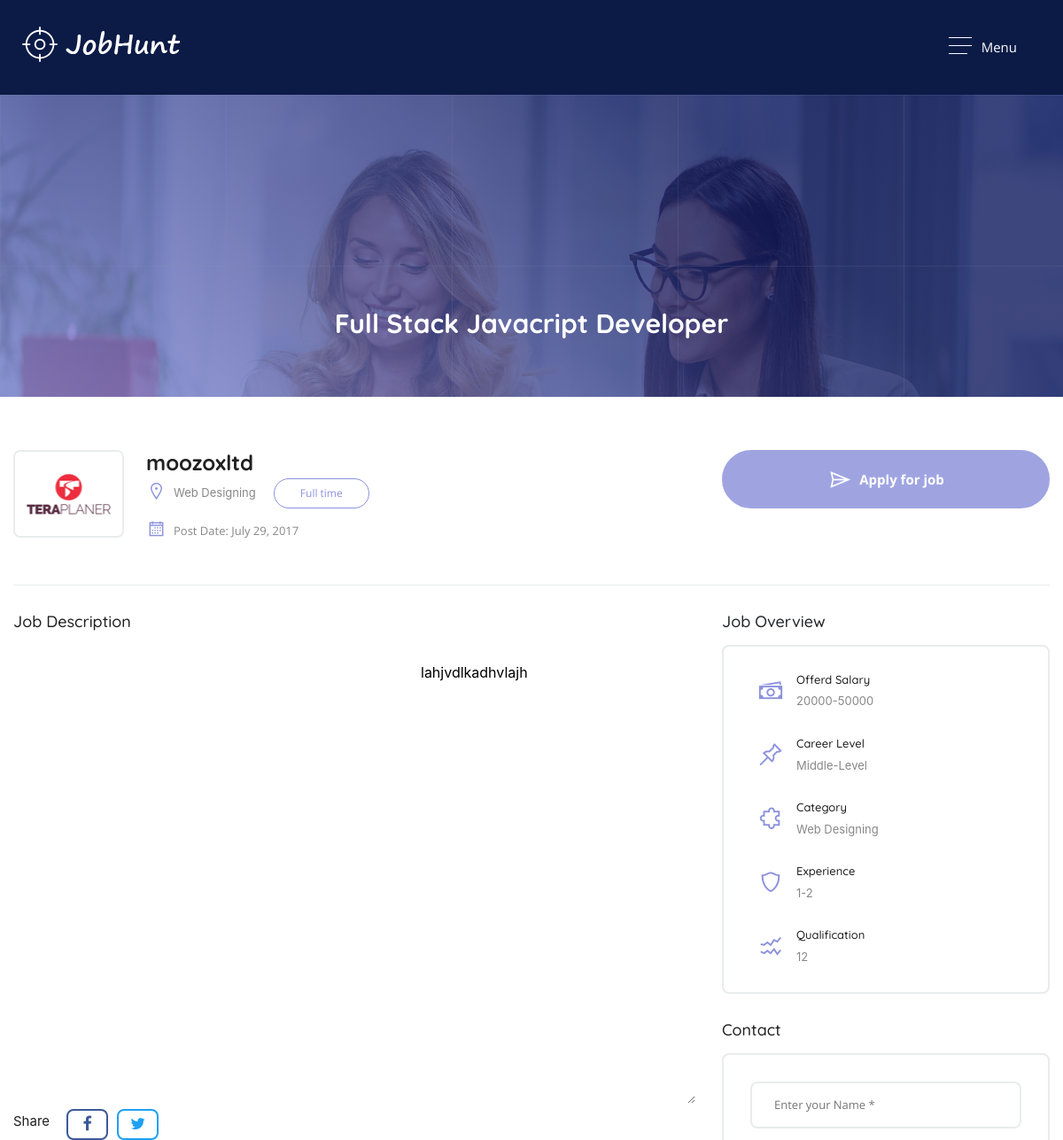
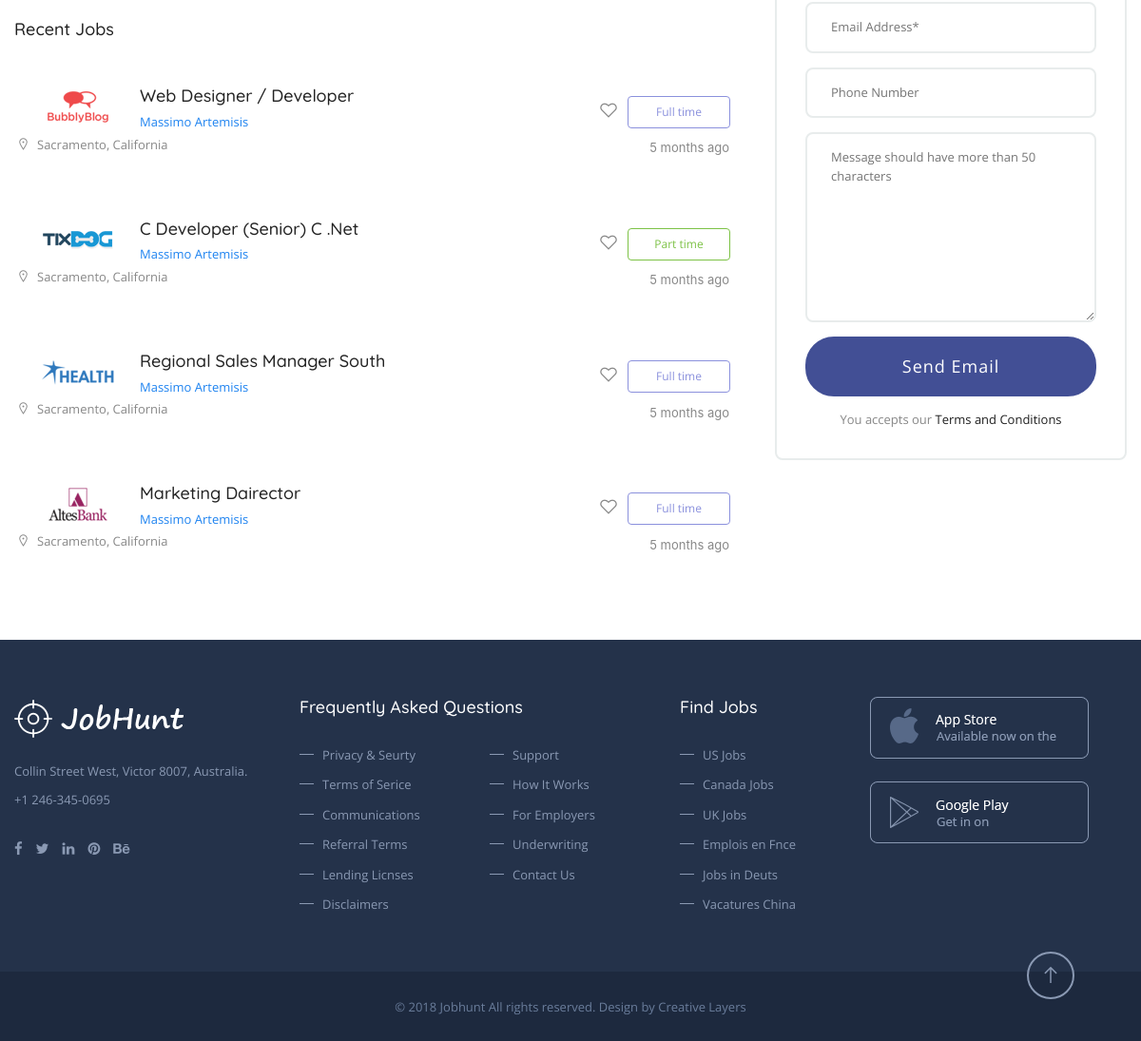
The app's page /jobs/2 with its own data (2 pictures, top to bottom).
### app/models.py (models this page shows, shortened)
class Job(UserMixin,db.Model):
	id=db.Column(db.Integer,primary_key=True)
	title=db.Column(db.String(100))
	jobdesc=db.Column(db.String(10000))
	exp=db.Column(db.String(128))
	qualification=db.Column(db.String(128))
	career_level=db.Column(db.String(128))
	email=db.Column(db.String(128))
	location=db.Column(db.String(50))
	fulltime=db.Column(db.Boolean,default=False)
	salary=db.Column(db.String(100))
	date_posted=db.Column(db.DateTime,default=date.today())
	expiry_date=db.Column(db.DateTime)
	openings=db.Column(db.Integer)
	category=db.Column(db.String(128))
	user_id=db.Column(db.Integer,db.ForeignKey('employer.id'))
	country=db.Column(db.String(100))
	city=db.Column(db.String(100))
	active=db.Column(db.Boolean,default=True);

class Employer(UserMixin,db.Model):
	id = db.Column(db.Integer, primary_key=True)
	name = db.Column(db.String(64), index=True, unique=True, nullable=False)
	email = db.Column(db.String(128), index=True, unique=True, nullable=False)
	password_hash=db.Column(db.String(128), index=True)
	since=db.Column(db.String(64))
	teamSize=db.Column(db.String(64))
	domain=db.Column(db.String(64))
	desc=db.Column(db.String(3024))
	phone=db.Column(db.String(15))
	website=db.Column(db.String(256))
	address=db.Column(db.String(512))
	role=db.Column(db.String(20))
	logo_url=db.Column(db.String,default=None,nullable=True)
	logo_img_name=db.Column(db.String,default=None,nullable=True)
	posts=db.relationship('Job', backref='employer')

### app/routes.py (the view)
@app.route('/jobs/<jobid>')
def job(jobid):
	job=Job.query.filter_by(id=jobid).first_or_404()
	company=Employer.query.get(job.id)
	return render_template("job.html",details=job,emp=company)

### app/templates/job.html (shortened to what this page needs)
{% extends "pubbase.html" %}
{% block content %}
<section class="overlape">
		<div class="block no-padding">
			<div data-velocity="-.1" style="background: url(/static/images/resource/mslider1.jpg) repeat scroll 50% 422.28px transparent;" class="parallax scrolly-invisible no-parallax"></div>
			<div class="container fluid">
				<div class="row">
					<div class="col-lg-12">
						<div class="inner-header">
							<h3>{{ details.title }}</h3>
						</div>
					</div>
				</div>
			</div>
		</div>
	</section>
	<section>
		<div class="block">
			<div class="container">
				<div class="row">
				 	<div class="col-lg-12 column">
				 		<div class="job-single-sec style3">
				 			<div class="job-head-wide">
				 				<div class="row">
				 					<div class="col-lg-8">
				 						<div class="job-single-head3">
							 				<div class="job-thumb"> <img src="/static/images/resource/sdf.png" alt="" /> </div>
							 				<div class="job-single-info3">
							 					<h3>{{ emp.name }}</h3>
							 					<span><i class="la la-map-marker"></i>{{details.city}}</span><span class="job-is ft">Full time</span>
							 					<ul class="tags-jobs">
								 					<li><i class="la la-calendar-o"></i> Post Date: July 29, 2017</li>
								 				</ul>
							 				</div>
							 			</div>
				 					</div>
				 					<div class="col-lg-4">
				 						<a class="apply-thisjob" href="#" title=""><i class="la la-paper-plane"></i>Apply for job</a>
								 		<div class="apply-alternative">
								 		</div>
				 					</div>
				 				</div>
				 			</div>
				 			<div class="job-wide-devider">
							 	<div class="row">
							 		<div class="col-lg-8 column">
							 			<div class="job-details">
							 				<h3>Job Description</h3>
							 				<textarea readonly rows="20" cols="20">
							 					{{details.jobdesc}}
							 				</textarea>
							 			</div>
							 			<div class="share-bar">
							 				<span>Share</span><a href="#" title="" class="share-fb"><i class="fa fa-facebook"></i></a><a href="#" title="" class="share-twitter"><i class="fa fa-twitter"></i></a>
							 			</div>
								 		<div class="recent-jobs">
							 				<h3>Recent Jobs</h3>
							 				<div class="job-list-modern">
											 	<div class="job-listings-sec no-border">
													<div class="job-listing wtabs">
														<div class="job-title-sec">
															<div class="c-logo"> <img src="/static/images/resource/l1.png" alt="" /> </div>
															<h3><a href="#" title="">Web Designer / Developer</a></h3>
															<span>Massimo Artemisis</span>
															<div class="job-lctn"><i class="la la-map-marker"></i>Sacramento, California</div>
														</div>
														<div class="job-style-bx">
															<span class="job-is ft">Full time</span>
															<span class="fav-job"><i class="la la-heart-o"></i></span>
															<i>5 months ago</i>
														</div>
													</div>
													<div class="job-listing wtabs">
														<div class="job-title-sec">
															<div class="c-logo"> <img src="/static/images/resource/l2.png" alt="" /> </div>
															<h3><a href="#" title="">C Developer (Senior) C .Net</a></h3>
															<span>Massimo Artemisis</span>
															<div class="job-lctn"><i class="la la-map-marker"></i>Sacramento, California</div>
														</div>
														<div class="job-style-bx">
															<span class="job-is pt ">Part time</span>
															<span class="fav-job"><i class="la la-heart-o"></i></span>
															<i>5 months ago</i>
														</div>
													</div>
													<div class="job-listing wtabs">
														<div class="job-title-sec">
															<div class="c-logo"> <img src="/static/images/resource/l3.png" alt="" /> </div>
															<h3><a href="#" title="">Regional Sales Manager South</a></h3>
															<span>Massimo Artemisis</span>
															<div class="job-lctn"><i class="la la-map-marker"></i>Sacramento, California</div>
														</div>
														<div class="job-style-bx">
															<span class="job-is ft ">Full time</span>
															<span class="fav-job"><i class="la la-heart-o"></i></span>
															<i>5 months ago</i>
														</div>
													</div>
													<div class="job-listing wtabs">
														<div class="job-title-sec">
															<div class="c-logo"> <img src="/static/images/resource/l4.png" alt="" /> </div>
															<h3><a href="#" title="">Marketing Dairector</a></h3>
															<span>Massimo Artemisis</span>
															<div class="job-lctn"><i class="la la-map-marker"></i>Sacramento, California</div>
														</div>
														<div class="job-style-bx">
															<span class="job-is ft ">Full time</span>
															<span class="fav-job"><i class="la la-heart-o"></i></span>
															<i>5 months ago</i>
														</div>
													</div>
												</div>
											 </div>
							 			</div>
							 		</div>
							 		<div class="col-lg-4 column">
							 			<div class="job-overview">
								 			<h3>Job Overview</h3>
								 			<ul>
								 				<li><i class="la la-money"></i><h3>Offerd Salary</h3><span>{{details.salary}}</span></li>
								 				<li><i class="la la-thumb-tack"></i><h3>Career Level</h3><span>{{details.career_level}}</span></li>
								 				<li><i class="la la-puzzle-piece"></i><h3>Category</h3><span>{{details.category}}</span></li>
								 				<li><i class="la la-shield"></i><h3>Experience</h3><span>{{details.exp}}</span></li>
								 				<li><i class="la la-line-chart "></i><h3>Qualification</h3><span>{{details.qualification}}</span></li>
								 			</ul>
								 		</div>
								 		<div class="quick-form-job">
								 			<h3>Contact</h3>
								 			<form>
								 				<input type="text" placeholder="Enter your Name *" />
								 				<input type="text" placeholder="Email Address*" />
								 				<input type="text" placeholder="Phone Number" />
								 				<textarea placeholder="Message should have more than 50 characters"></textarea>
								 				<button class="submit">Send Email</button>
								 				<span>You accepts our <a href="#" title="">Terms and Conditions</a></span>
								 			</form>
								 		</div>
							 		</div>
							 	</div>
							 </div>
					 	</div>
				 	</div>
				</div>
			</div>
		</div>
	</section>
	{% endblock %}

### app/static/css/responsive.css (style rules this page uses)
@media (max-width:1200px) { .tags-jobs > li { margin-right: 10px; margin-bottom: 10PX; } }

### app/static/css/colors/colors.css (style rules this page uses)
.text-color, .menu-sec nav > ul > li > ul li:hover > a, .account-popup > form .cfield i, .account-popup > form > a, .chosen-container-single .chosen-single div::before, .job-field i, .chosen-container .chosen-results li.highlighted, .active-result.result-selected, .scroll-to a, .p-category > a p, .p-category:hover i, .job-title-sec span, .blog-metas a, .blog-details > a { color: #fb236a ; }

### app/templates/pubbase.html (style rules this page uses)
textarea:read-only { background-color: white; overflow: hidden; }

### records on screen
Job: title "Full Stack Javacript Developer", city "Web Designing", jobdesc "lahjvdlkadhvlajh", salary "20000-50000", career_level "Middle-Level", category "Web Designing", exp "1-2", qualification "12"
Employer: name "moozoxltd"
